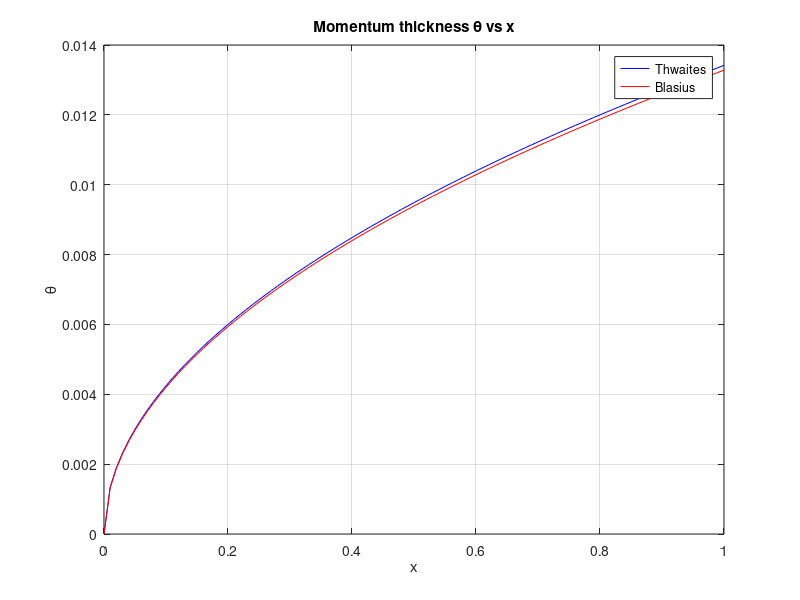

The MATLAB script that drew this image:
xa = 1;
ua = 5;
xb = 3;
ub = 10;
Re_l = 2500;

x = linspace(0, 1, 101);
ue = 1 * ones(size(x));  % Assuming constant ue = 1
theta = zeros(size(x));
theta_b = zeros(size(x));

% Define the ueintbit function
function f = ueintbit(xa, ua, xb, ub)
    ubar = (ua + ub)/2;
    delu = ub - ua;
    delx = xb - xa;

    f = delx*(ubar^5 + (5*(ubar^3)*(delu^2))/6 + (ubar*(delu^4))/16);
end

f = 0;

% Compute theta using integration
for i = 2:length(x)
    xa = x(i-1);
    xb = x(i);
    ua = ue(i-1);
    ub = ue(i);
    
    f = f + ueintbit(xa, ua, xb, ub);
    theta(i) = sqrt(f * (0.45/Re_l) / (ue(i)^6));  % Basic trapezoidal approximation
end

for i = 2:length(x)
    theta_b(i) = (0.664/Re_l^(1/2))*(x(i)^(1/2));
end

figure(1)
plot(x, theta, 'b-', x, theta_b, 'r-')
xlabel('x')
ylabel('\theta')
legend('Thwaites', 'Blasius')
title('Momentum thickness \theta vs x')
grid on